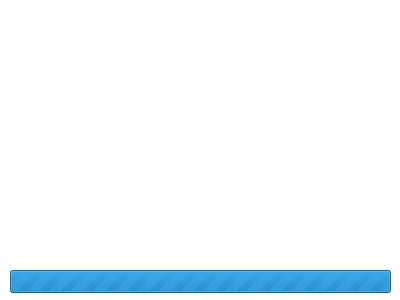
<?xml version="1.0" encoding="UTF-8"?>
<ui version="4.0">
 <class>welcome_widget</class>
 <widget class="QWidget" name="welcome_widget">
  <property name="geometry">
   <rect>
    <x>0</x>
    <y>0</y>
    <width>400</width>
    <height>300</height>
   </rect>
  </property>
  <property name="windowTitle">
   <string>启动中...</string>
  </property>
  <layout class="QHBoxLayout" name="horizontalLayout">
   <property name="spacing">
    <number>0</number>
   </property>
   <property name="leftMargin">
    <number>0</number>
   </property>
   <property name="topMargin">
    <number>0</number>
   </property>
   <property name="rightMargin">
    <number>0</number>
   </property>
   <property name="bottomMargin">
    <number>0</number>
   </property>
   <item>
    <widget class="QWidget" name="widget" native="true">
     <property name="styleSheet">
      <string notr="true">image: url(:/gfx/image/welcome_page/welcome.jpg);
background-color: rgb(255, 255, 255);</string>
     </property>
     <widget class="QProgressBar" name="progressBar">
      <property name="geometry">
       <rect>
        <x>10</x>
        <y>270</y>
        <width>381</width>
        <height>23</height>
       </rect>
      </property>
      <property name="styleSheet">
       <string notr="true"/>
      </property>
      <property name="maximum">
       <number>0</number>
      </property>
      <property name="value">
       <number>-1</number>
      </property>
      <property name="textVisible">
       <bool>false</bool>
      </property>
     </widget>
    </widget>
   </item>
  </layout>
 </widget>
 <resources/>
 <connections/>
</ui>
